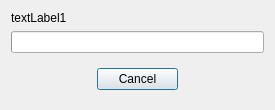
<?xml version="1.0" encoding="UTF-8"?>
<ui version="4.0">
 <class>printingProgressDialog_q</class>
 <widget class="QDialog" name="printingProgressDialog_q">
  <property name="geometry">
   <rect>
    <x>0</x>
    <y>0</y>
    <width>275</width>
    <height>110</height>
   </rect>
  </property>
  <property name="windowTitle">
   <string>Printing</string>
  </property>
  <layout class="QGridLayout">
   <item row="2" column="1">
    <widget class="QPushButton" name="Cancel">
     <property name="text">
      <string>Cancel</string>
     </property>
    </widget>
   </item>
   <item row="2" column="0">
    <spacer>
     <property name="orientation">
      <enum>Qt::Orientation::Vertical</enum>
     </property>
     <property name="sizeType">
      <enum>QSizePolicy::Policy::Expanding</enum>
     </property>
     <property name="sizeHint" stdset="0">
      <size>
       <width>40</width>
       <height>20</height>
      </size>
     </property>
    </spacer>
   </item>
   <item row="2" column="2">
    <spacer>
     <property name="orientation">
      <enum>Qt::Orientation::Vertical</enum>
     </property>
     <property name="sizeType">
      <enum>QSizePolicy::Policy::Expanding</enum>
     </property>
     <property name="sizeHint" stdset="0">
      <size>
       <width>40</width>
       <height>20</height>
      </size>
     </property>
    </spacer>
   </item>
   <item row="1" column="0" colspan="3">
    <widget class="QProgressBar" name="progressBar"/>
   </item>
   <item row="0" column="0" colspan="3">
    <widget class="QLabel" name="text">
     <property name="text">
      <string>textLabel1</string>
     </property>
     <property name="wordWrap">
      <bool>false</bool>
     </property>
    </widget>
   </item>
  </layout>
 </widget>
 <layoutdefault spacing="6" margin="11"/>
 <resources/>
 <connections/>
</ui>
